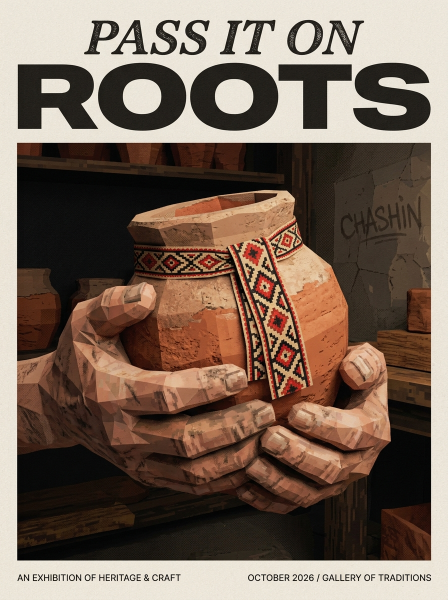
#> input picture uploads/1.jpg, 896 x 1200 px, found by its file name (shown at 1/2 size); its folder holds 3 pictures in this run
$ python replace_posters.py
#> lines starting #> are read from the running program, lines starting #| are printed output that depends on the picture
from pathlib import Path
from PIL import Image, ImageDraw, ImageFont
import re,shutil,base64,mimetypes,zipfile
root=Path('/home/user/chashin-site')
for i,name in enumerate(['roots','synthesis','future'],1):
 src=Path('/home/user/uploads')/f'{i}.jpg'
 shutil.copy2(src,root/'assets'/f'{name}-original.jpg')
 im=Image.open(src).convert('RGB')
#> im is the input picture: PIL image 896x1200 RGB; mean R, G, B 120.5, 101.3, 87.6
 im.save(root/'assets'/f'{name}.webp',quality=94,method=6)
 im.thumbnail((600,800),Image.Resampling.LANCZOS)
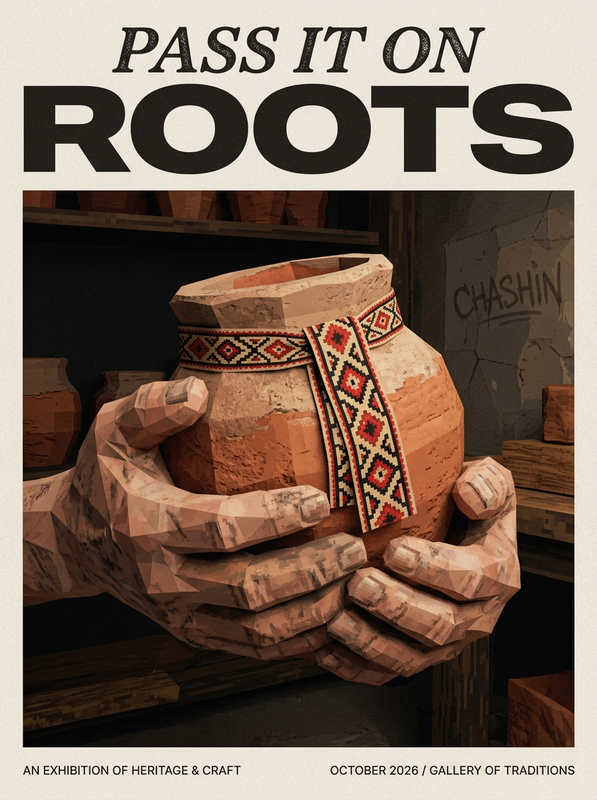
#> im: PIL image 597x800 RGB; mean R, G, B 120.5, 101.3, 87.6
 im.save(root/'assets'/f'{name}-600.webp',quality=91,method=6)
#> pass 2 of the loop `for i,name in enumerate(['roots','synthesis','future'],1):`:
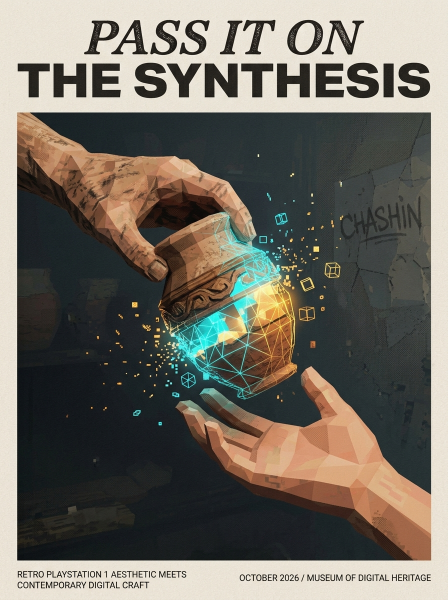
#> input picture uploads/2.jpg, 896 x 1200 px, found by its file name (shown at 1/2 size)
#> im is the input picture: PIL image 896x1200 RGB; mean R, G, B 113, 107.9, 98.4
#> `im.thumbnail((600,800),Image.Resampling.LANCZOS)`:
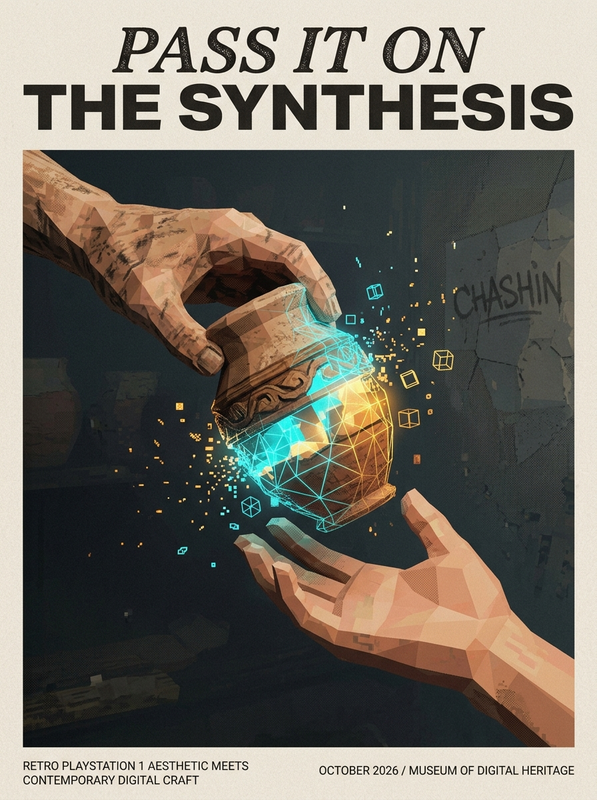
#> im: PIL image 597x800 RGB; mean R, G, B 113, 107.9, 98.4
#> pass 3 of the loop `for i,name in enumerate(['roots','synthesis','future'],1):`:
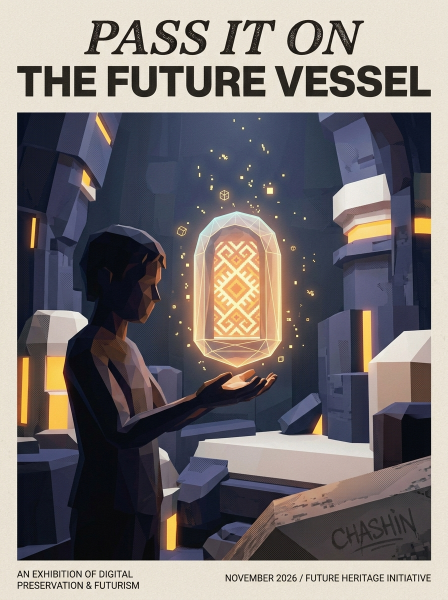
#> input picture uploads/3.jpg, 896 x 1200 px, found by its file name (shown at 1/2 size)
#> im is the input picture: PIL image 896x1200 RGB; mean R, G, B 121.4, 115.5, 115.4
#> `im.thumbnail((600,800),Image.Resampling.LANCZOS)`:
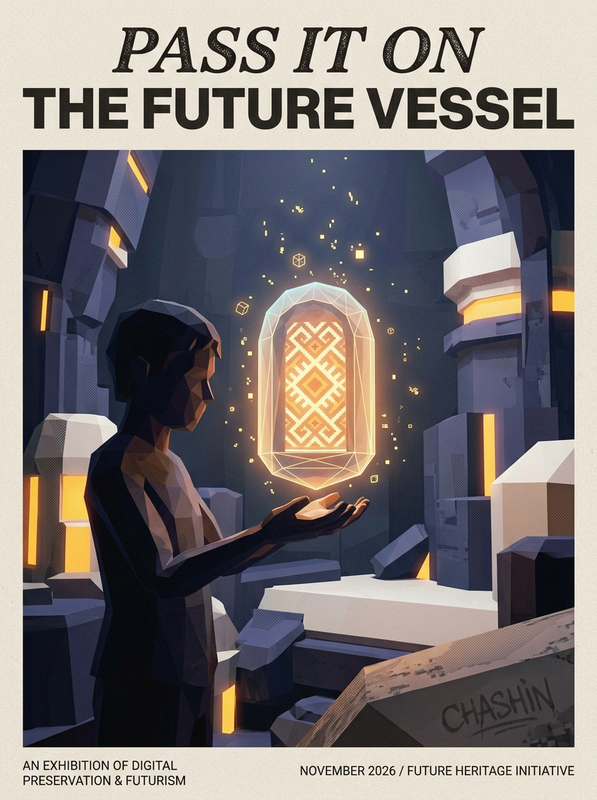
#> im: PIL image 597x800 RGB; mean R, G, B 121.4, 115.5, 115.4
#> (the run stopped early here; a loop or call above may not have finished)
